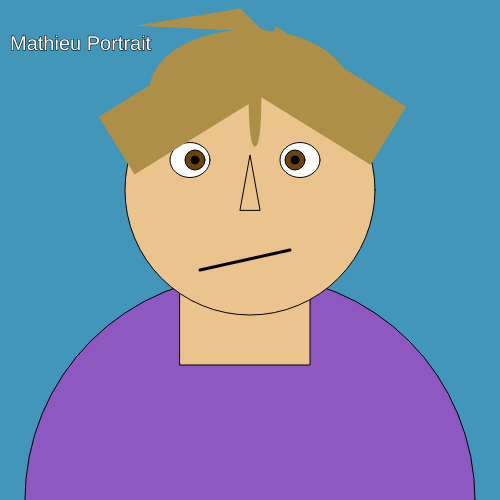
Frame 1 (no input)
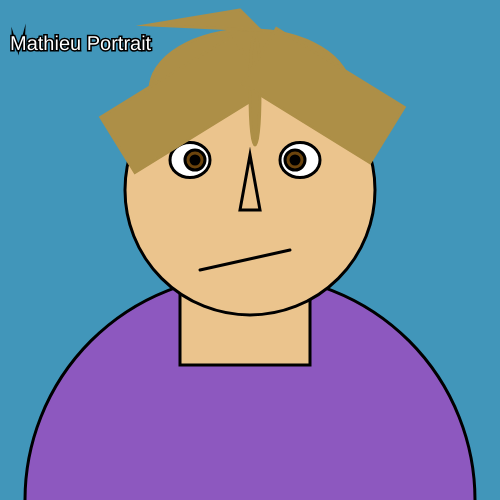
Frame 60 (no input)
Frame 120 (the mouse pressed at the canvas centre since frame 60): identical to frame 60, image omitted

The p5.js sketch that drew these frames (run headless with seeded random() and noise() and a simulated clock; from frame 60 on, the mouse is pressed at the canvas centre):

// p5.js sketch
// ── sketch.js
function setup() {
  createCanvas(500, 500);
}

function draw() {
  background(65, 150, 186);
  
 stroke(0,0,0,)
  
  fill(255)
  textSize(20);
  text('Mathieu Portrait', 10, 50);
  stroke(0,0,0);
     
   fill(173, 143, 71);
  stroke(173,143,71)
 ellipse(250,90,200,120)
stroke(0,0,0)
  
  fill(141, 88, 191);
   circle(250,500,450);
  fill(235,196,141)
  rect(180,185,130,180);
  circle(250,190,250); 
     triangle(240, 210, 250, 155, 260,210);
   fill(255,255,255)
   ellipse(190,160,40,35);
 ellipse (300,160,40,35);
  fill(107,68,13);
  circle(195,160,20);
  circle(295,160,20);
  fill(0,0,0)
  circle(195,160,8);
  circle(295,160,8);
      strokeWeight(3); 
  line(200, 270, 290, 250);
 stroke(173,143,71) 
  push();
translate(270,1);
rotate(45);
fill(173, 143, 71);
rect(10,50,65, 155);
pop();
  fill(173,143,71);
ellipse(255,90,10,110)
triangle(240, 10,150,25,260,30);
  
  push();
translate(270, 1); // Adjust x translation to place it next to the original
scale(-1, 1); // Mirror horizontally
rotate(45);
fill(173, 143, 71);
rect(20,20, 65, 150); 
pop();
 

}
